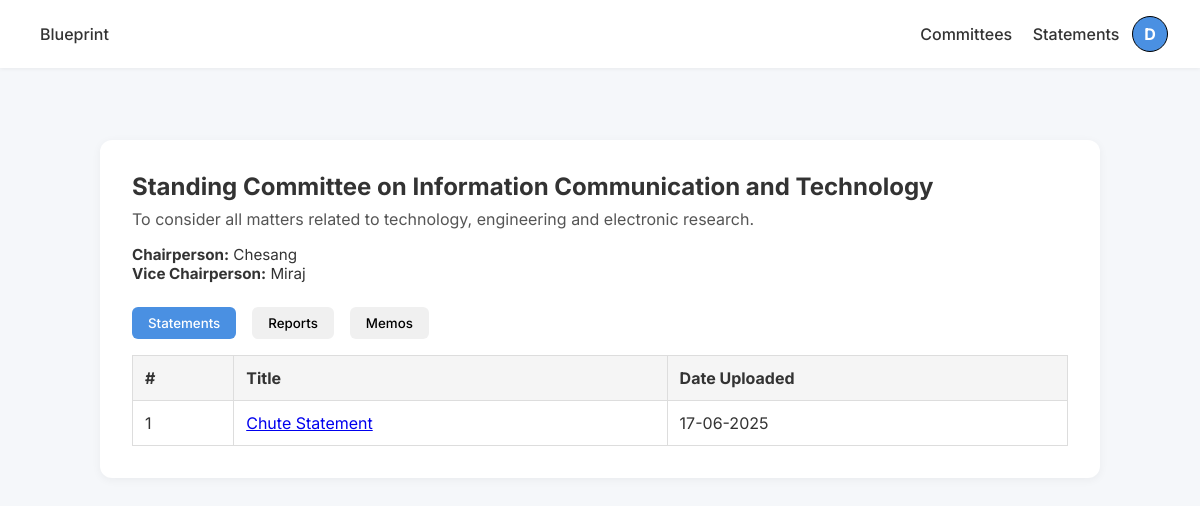
/committees/1/ (signed in), run on an earlier commit of the app's database.
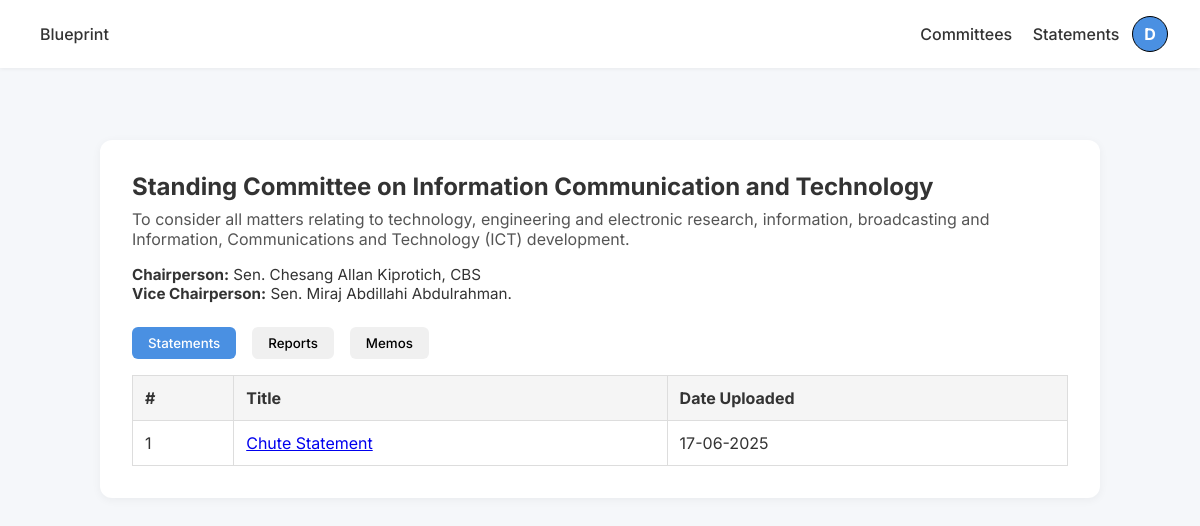
And on a later commit of the database.
### base/models.py (models this page shows, shortened)
class Committee(models.Model):
    name = models.CharField(max_length=200)
    mandate = models.TextField(null=True, blank=True)
    shorthand = models.CharField(max_length=200)
    chair = models.CharField(max_length=200)
    vice = models.CharField(max_length=200)

### base/views.py (the view)
# urls.py: path('committees/<int:id>/', views.committee_detail, name="committee_detail")
@login_required
def committee_detail(request, id):
    committee = get_object_or_404(Committee, id=id)
    statements = committee.statements.all()
    reports = committee.reports.all()
    context = {
        'committee': committee,
        'statements': statements,
        'reports': reports,
    }
    return render(request, 'base/committee_detail.html', context)

### accounts/context_processors.py (called while the page is built)
def profile_status(request):
    if request.user.is_authenticated:
        try:
            profile = request.user.memberprofile
            incomplete = not (profile.phone_number and profile.directorate)
            return {'incomplete_profile': incomplete}
        except MemberProfile.DoesNotExist:
            return {'incomplete_profile': True}
    return {}

### base/templates/base/committee_detail.html (shortened to what this page needs)
{% extends 'main.html' %} <br />
{% load static %} <br />
{% block head %}
<link rel="stylesheet" href="{% static 'styles/committee_detail.css' %}" />
{% endblock %} <br />
{% block content %}
<div class="content-container">
  <div class="committee-header">
    <h2>{{ committee.name }}</h2>
    <p class="mandate">{{ committee.mandate }}</p>
    <div class="leaders">
      <p><strong>Chairperson:</strong> {{ committee.chair }}</p>
      <p><strong>Vice Chairperson:</strong> {{ committee.vice }}</p>
    </div>
  </div>
  <div class="tabs">
    <button class="tab-link active" data-tab="statements">Statements</button>
    <button class="tab-link" data-tab="reports">Reports</button>
    <button class="tab-link" data-tab="memos">Memos</button>
  </div>
  <div id="statements" class="tab-content active">
    {% include "includes/document_table.html" with documents=statements %}
  </div>
</div>
{% endblock %}

What changed in the data, as far as the page shows it:
changed Committee "Standing Committee on Information Communication and Technology": mandate "To consider all matters related to technology, engineering and electronic research." → "To consider all matters relating to technology, engineering and electronic research, information, broadcasting and Information, Communications and Technology (ICT) development."; chair "Chesang" → "Sen. Chesang Allan Kiprotich, CBS"; vice "Miraj" → "Sen. Miraj Abdillahi Abdulrahman."
